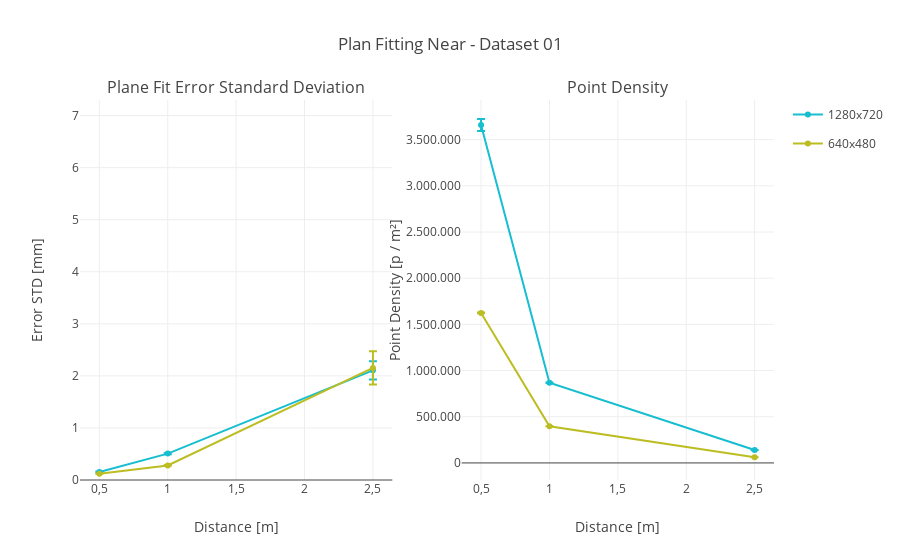

Notebook code cell kept with this figure:
### Code cell
plotPlaneData(pcDataNear01, 'Plan Fitting Near - Dataset 01')

### Figure 1 — Plotly figure (JSON) as saved in the notebook; plotly's stock layout.template omitted (floating-point values rounded to 4 significant figures)
{"data": [{"error_y": {"array": [0.009469, 0.01412, 0.1762], "color": "rgb(23, 190, 207)", "symmetric": true, "type": "data", "visible": true}, "legendgroup": "1280x720", "line": {"color": "rgb(23, 190, 207)"}, "name": "1280x720", "showlegend": true, "type": "scatter", "x": [0.5, 1, 2.5], "xaxis": "x1", "y": [0.1542, 0.507, 2.107], "yaxis": "y1"}, {"error_y": {"array": [0.000569, 0.007063, 0.3216], "color": "rgb(188, 189, 34)", "symmetric": true, "type": "data", "visible": true}, "legendgroup": "640x480", "line": {"color": "rgb(188, 189, 34)"}, "name": "640x480", "showlegend": true, "type": "scatter", "x": [0.5, 1, 2.5], "xaxis": "x1", "y": [0.121, 0.2802, 2.154], "yaxis": "y1"}, {"error_y": {"array": [64320.0, 2919.0, 896.5], "color": "rgb(23, 190, 207)", "symmetric": true, "type": "data", "visible": true}, "legendgroup": "1280x720", "line": {"color": "rgb(23, 190, 207)"}, "name": "1280x720", "showlegend": false, "type": "scatter", "x": [0.5, 1, 2.5], "xaxis": "x2", "y": [3659000.0, 868700.0, 139400.0], "yaxis": "y2"}, {"error_y": {"array": [3096.0, 851.3, 564.2], "color": "rgb(188, 189, 34)", "symmetric": true, "type": "data", "visible": true}, "legendgroup": "640x480", "line": {"color": "rgb(188, 189, 34)"}, "name": "640x480", "showlegend": false, "type": "scatter", "x": [0.5, 1, 2.5], "xaxis": "x2", "y": [1624000.0, 396900.0, 61520.0], "yaxis": "y2"}], "layout": {"annotations": [{"font": {"size": 16}, "showarrow": false, "text": "Plane Fit Error Standard Deviation", "x": 0.225, "xanchor": "center", "xref": "paper", "y": 1, "yanchor": "bottom", "yref": "paper"}, {"font": {"size": 16}, "showarrow": false, "text": "Point Density", "x": 0.775, "xanchor": "center", "xref": "paper", "y": 1, "yanchor": "bottom", "yref": "paper"}], "separators": ",.", "title": "Plan Fitting Near - Dataset 01", "xaxis1": {"anchor": "y1", "domain": [0, 0.45], "title": "Distance [m]"}, "xaxis2": {"anchor": "y2", "domain": [0.55, 1], "title": "Distance [m]"}, "yaxis1": {"anchor": "x1", "domain": [0, 1], "range": [0, 7.3], "title": "Error STD [mm]"}, "yaxis2": {"anchor": "x2", "domain": [0, 1], "hoverformat": ",.2f", "tickformat": ",d", "title": "Point Density [p / m²]"}}}
